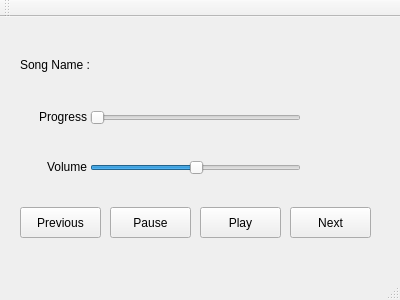
<?xml version="1.0" encoding="UTF-8"?>
<ui version="4.0">
 <class>MainWindow</class>
 <widget class="QMainWindow" name="MainWindow">
  <property name="geometry">
   <rect>
    <x>0</x>
    <y>0</y>
    <width>400</width>
    <height>300</height>
   </rect>
  </property>
  <property name="windowTitle">
   <string>MainWindow</string>
  </property>
  <widget class="QWidget" name="centralWidget">
   <widget class="QPushButton" name="PauseButton">
    <property name="geometry">
     <rect>
      <x>110</x>
      <y>190</y>
      <width>81</width>
      <height>31</height>
     </rect>
    </property>
    <property name="text">
     <string>Pause</string>
    </property>
   </widget>
   <widget class="QPushButton" name="PlayButton">
    <property name="geometry">
     <rect>
      <x>200</x>
      <y>190</y>
      <width>81</width>
      <height>31</height>
     </rect>
    </property>
    <property name="text">
     <string>Play</string>
    </property>
   </widget>
   <widget class="QPushButton" name="NextButton">
    <property name="geometry">
     <rect>
      <x>290</x>
      <y>190</y>
      <width>81</width>
      <height>31</height>
     </rect>
    </property>
    <property name="text">
     <string>Next</string>
    </property>
   </widget>
   <widget class="QPushButton" name="PreviousButton">
    <property name="geometry">
     <rect>
      <x>20</x>
      <y>190</y>
      <width>81</width>
      <height>31</height>
     </rect>
    </property>
    <property name="text">
     <string>Previous</string>
    </property>
   </widget>
   <widget class="QLabel" name="SongNameLabel">
    <property name="geometry">
     <rect>
      <x>20</x>
      <y>40</y>
      <width>91</width>
      <height>16</height>
     </rect>
    </property>
    <property name="text">
     <string>Song Name :</string>
    </property>
   </widget>
   <widget class="QLabel" name="SongName">
    <property name="geometry">
     <rect>
      <x>110</x>
      <y>40</y>
      <width>281</width>
      <height>16</height>
     </rect>
    </property>
    <property name="text">
     <string/>
    </property>
   </widget>
   <widget class="QSlider" name="ProgressSlider">
    <property name="geometry">
     <rect>
      <x>90</x>
      <y>90</y>
      <width>211</width>
      <height>22</height>
     </rect>
    </property>
    <property name="orientation">
     <enum>Qt::Horizontal</enum>
    </property>
   </widget>
   <widget class="QSlider" name="VolumeSlider">
    <property name="geometry">
     <rect>
      <x>90</x>
      <y>140</y>
      <width>211</width>
      <height>22</height>
     </rect>
    </property>
    <property name="value">
     <number>50</number>
    </property>
    <property name="orientation">
     <enum>Qt::Horizontal</enum>
    </property>
   </widget>
   <widget class="QLabel" name="ProgressLabel">
    <property name="geometry">
     <rect>
      <x>6</x>
      <y>90</y>
      <width>81</width>
      <height>20</height>
     </rect>
    </property>
    <property name="text">
     <string>Progress</string>
    </property>
    <property name="alignment">
     <set>Qt::AlignRight|Qt::AlignTrailing|Qt::AlignVCenter</set>
    </property>
   </widget>
   <widget class="QLabel" name="VolumeLabel">
    <property name="geometry">
     <rect>
      <x>6</x>
      <y>140</y>
      <width>81</width>
      <height>20</height>
     </rect>
    </property>
    <property name="text">
     <string>Volume</string>
    </property>
    <property name="alignment">
     <set>Qt::AlignRight|Qt::AlignTrailing|Qt::AlignVCenter</set>
    </property>
   </widget>
   <widget class="QLabel" name="MinutesLabel">
    <property name="geometry">
     <rect>
      <x>300</x>
      <y>90</y>
      <width>31</width>
      <height>20</height>
     </rect>
    </property>
    <property name="text">
     <string/>
    </property>
    <property name="alignment">
     <set>Qt::AlignRight|Qt::AlignTrailing|Qt::AlignVCenter</set>
    </property>
   </widget>
   <widget class="QLabel" name="SecondsLabel">
    <property name="geometry">
     <rect>
      <x>360</x>
      <y>90</y>
      <width>31</width>
      <height>20</height>
     </rect>
    </property>
    <property name="text">
     <string/>
    </property>
    <property name="alignment">
     <set>Qt::AlignLeading|Qt::AlignLeft|Qt::AlignVCenter</set>
    </property>
   </widget>
   <widget class="QLabel" name="ColonLabel">
    <property name="geometry">
     <rect>
      <x>340</x>
      <y>90</y>
      <width>20</width>
      <height>20</height>
     </rect>
    </property>
    <property name="text">
     <string/>
    </property>
   </widget>
   <widget class="QLabel" name="Volume">
    <property name="geometry">
     <rect>
      <x>320</x>
      <y>140</y>
      <width>47</width>
      <height>13</height>
     </rect>
    </property>
    <property name="text">
     <string/>
    </property>
   </widget>
  </widget>
  <widget class="QMenuBar" name="menuBar">
   <property name="geometry">
    <rect>
     <x>0</x>
     <y>0</y>
     <width>400</width>
     <height>17</height>
    </rect>
   </property>
  </widget>
  <widget class="QToolBar" name="mainToolBar">
   <attribute name="toolBarArea">
    <enum>TopToolBarArea</enum>
   </attribute>
   <attribute name="toolBarBreak">
    <bool>false</bool>
   </attribute>
  </widget>
  <widget class="QStatusBar" name="statusBar"/>
 </widget>
 <layoutdefault spacing="6" margin="11"/>
 <resources/>
 <connections/>
</ui>
